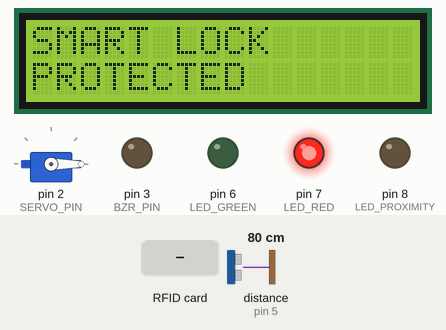
This sketch was run on a simulated Arduino Uno, built with avr-gcc and run on an emulated ATmega328P. Shown: 16×2 character LCD, servo, output pins drawn as LEDs (lit = HIGH). Wiring (inferred from the names in the program): ultrasonic range finder: trigger pin 4; echo pin 5. The inputs (shaded band) are chosen by the test bench; at power-on: distance to the obstacle (sensor on pin 5) 80 cm. The echo pulse lasts 58.3 µs per cm; pins used as bus, display or sensor lines are not drawn; what the sketch prints to the serial monitor is not drawn.

Above: at 1.3 s.
1.4 s: distance to the obstacle (sensor on pin 5) set to 34 cm
2.9 s: distance to the obstacle (sensor on pin 5) set to 27 cm
At 3.4 s:
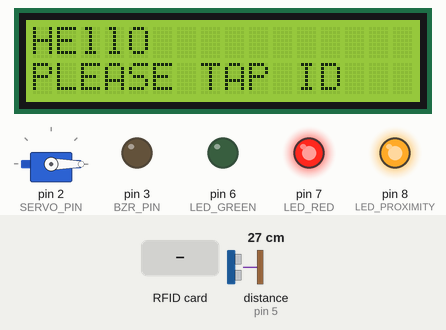
4.4 s: distance to the obstacle (sensor on pin 5) set to 35 cm
At 6.0 s:
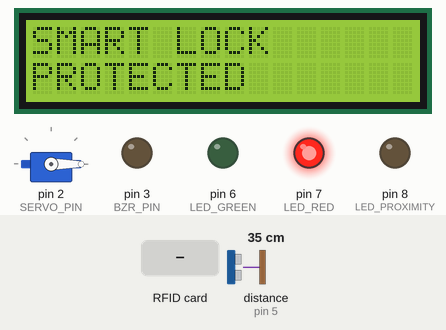
6.9 s: distance to the obstacle (sensor on pin 5) set to 2 cm
At 7.6 s:
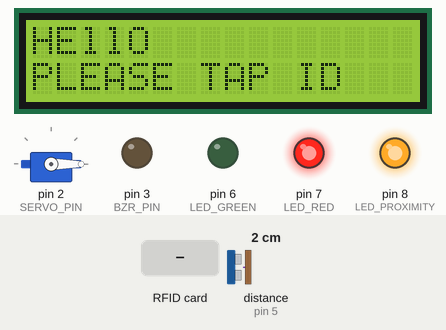
8.4 s: RFID card 73 CE 5C AD held to the reader
At 9.1 s:
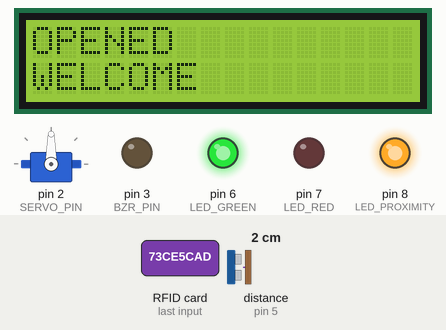
9.9 s: RFID card 5E 7A 19 C4 held to the reader
At 11.2 s:
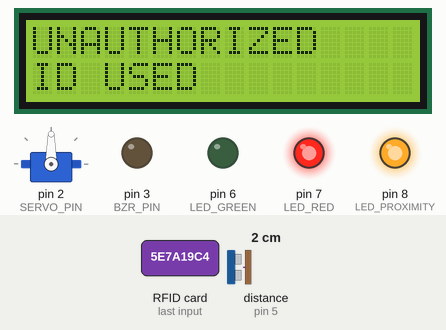
Timing chart, 0 to 14.9 s (numbered marks = the images above; inputs shaded):
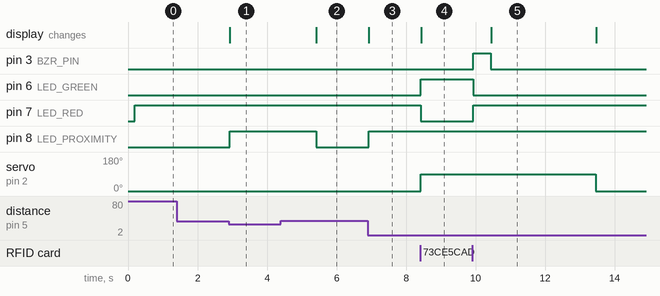

Measured:
- the behaviour switches between 31 and 30 cm on distance to the obstacle (sensor on pin 5) (found by bisection; images 0 and 1)
- after the input at 1.4 s, every drawn part: stays the same
- after the input at 2.9 s, pin 8 (LED_PROXIMITY): LOW → HIGH at once; the display: changes at once (image 1)
- after the input at 4.4 s, pin 8 (LED_PROXIMITY): HIGH → LOW after 1.0 s; the display: changes after 1.0 s (image 2)
- after the input at 6.9 s, pin 8 (LED_PROXIMITY): LOW → HIGH at once; the display: changes at once (image 3)
- after the input at 8.4 s, pin 6 (LED_GREEN): LOW → HIGH at once; pin 7 (LED_RED): HIGH → LOW at once; servo on pin 2 (SERVO_PIN): 0° → 90° at once; the display: changes at once (image 4)
- after the input at 9.9 s, pin 3 (BZR_PIN): LOW → HIGH at once, → LOW 0.50 s later; pin 6 (LED_GREEN): HIGH → LOW after 0.03 s instead of 3.5 s; pin 7 (LED_RED): LOW → HIGH after 0.03 s instead of 3.5 s; the display: changes after 0.55 s (image 5)

The sketch:

jao_midterm.ino
```cpp
#include <SPI.h>
#include <Wire.h>
#include <LiquidCrystal_I2C.h>
#include <MFRC522.h>
#include <Servo.h>

// Pin definitions
#define BZR_PIN         3
#define RST_PIN         9
#define SS_PIN          10
#define SERVO_PIN       2
#define TRIG_PIN        4
#define ECHO_PIN        5
#define LED_GREEN       6
#define LED_RED         7
#define LED_PROXIMITY   8    // New LED for proximity detection

// Constants
#define LOCK_POSITION   0
#define UNLOCK_POSITION 90
#define PROXIMITY_THRESHOLD 30  // Distance in cm to trigger proximity detection
#define LOCK_DELAY     5000    // Time in ms before auto-locking
#define CARD_LENGTH    4       // Length of RFID card UID

// Initialize objects
LiquidCrystal_I2C lcd(0x27, 16, 2);
MFRC522 rfid(SS_PIN, RST_PIN);
Servo lockServo;

// Variables
bool isLocked = true;
bool proximityDetected = false;
unsigned long lastUnlockTime = 0;
unsigned long lastProximityTime = 0;
const unsigned long PROXIMITY_LED_TIMEOUT = 1000; // LED timeout in ms

void setup() {
  // Initialize serial communication
  Serial.begin(9600);

  // Initialize SPI bus
  SPI.begin();

  //  Initialize LCD
  lcd.begin(16, 2);
  lcd.init();
  lcd.backlight();
  lcd.setCursor(0, 0);
  lcd.print("SMART LOCK");
  lcd.setCursor(0, 1);
  lcd.print("PROTECTED");

  // Initialize RFID module
  rfid.PCD_Init();

  // Initialize servo
  lockServo.attach(SERVO_PIN);
  lockServo.write(LOCK_POSITION);

  // Initialize ultrasonic sensor pins
  pinMode(TRIG_PIN, OUTPUT);
  pinMode(ECHO_PIN, INPUT);

  // Initialize output pins
  pinMode(LED_GREEN, OUTPUT);
  pinMode(LED_RED, OUTPUT);
  pinMode(LED_PROXIMITY, OUTPUT);
  pinMode(BZR_PIN, OUTPUT);

  // Initial LED state
  digitalWrite(LED_RED, HIGH);
  digitalWrite(LED_GREEN, LOW);
  digitalWrite(LED_PROXIMITY, LOW);

  Serial.println("Smart Lock System Initialized");
}

void loop() {
  // Check proximity
  float distance = getDistance();

  // Update proximity detection status and LED
  if (distance < PROXIMITY_THRESHOLD) {
    if (!proximityDetected) {
      Serial.println("Motion detected! Distance: " + String(distance) + " cm");
      lcd.clear();
      lcd.setCursor(0, 0);
      lcd.print("HEllO");
      lcd.setCursor(0, 1);
      lcd.print("PLEASE TAP ID");
    }
    proximityDetected = true;
    lastProximityTime = millis();
    digitalWrite(LED_PROXIMITY, HIGH);

    // Check RFID when someone is near
    checkRFID();
  } else {
    // Turn off proximity LED after timeout
    if (proximityDetected && (millis() - lastProximityTime > PROXIMITY_LED_TIMEOUT)) {
      lcd.clear();
      lcd.setCursor(0, 0);
      lcd.print("SMART LOCK");
      lcd.setCursor(0, 1);
      lcd.print("PROTECTED");

      proximityDetected = false;
      digitalWrite(LED_PROXIMITY, LOW);
    }
  }

  // Auto-lock after delay
  if (!isLocked && (millis() - lastUnlockTime > LOCK_DELAY)) {
    lock();
  }
}

float getDistance() {
  // Clear the TRIG_PIN
  digitalWrite(TRIG_PIN, LOW);
  delayMicroseconds(2);

  // Send ultrasonic pulse
  digitalWrite(TRIG_PIN, HIGH);
  delayMicroseconds(10);
  digitalWrite(TRIG_PIN, LOW);

  // Read the ECHO_PIN
  long duration = pulseIn(ECHO_PIN, HIGH);

  // Calculate distance in cm
  return duration * 0.034 / 2;
}

void checkRFID() {
  if (rfid.PICC_IsNewCardPresent() && rfid.PICC_ReadCardSerial()) { // NUID has been readed
    Serial.print("UID:");
    String TagID = "";
    for(byte i = 0; i < rfid.uid.size; i++){
      TagID += String(rfid.uid.uidByte[i] < 0x10 ? "0" : "");
      TagID += String(rfid.uid.uidByte[i], HEX);
      TagID.toUpperCase();
    }
    Serial.println(TagID);

    if(TagID == "73CE5CAD"){
      digitalWrite(LED_GREEN, HIGH);
      digitalWrite(LED_RED, LOW);
      digitalWrite(LED_PROXIMITY, HIGH);
      unlock();
    }
    else if(TagID != "73CE5CAD"){
      digitalWrite(LED_GREEN, LOW);
      digitalWrite(LED_RED, HIGH);
      digitalWrite(LED_PROXIMITY, HIGH);
      digitalWrite(BZR_PIN, HIGH);
      delay(500);
      digitalWrite(BZR_PIN, LOW);
      lcd.clear();
      lcd.setCursor(0, 0);
      lcd.print("UNAUTHORIZED");
      lcd.setCursor(0, 1);
      lcd.print("ID USED");
    }
  }
}

void unlock() {
  Serial.println("Unlocking...");
  lockServo.write(UNLOCK_POSITION);
  digitalWrite(LED_RED, LOW);
  digitalWrite(LED_GREEN, HIGH);

  lcd.clear();
  lcd.setCursor(0,0);
  lcd.print("OPENED");
  lcd.setCursor(0,1);
  lcd.print("WELCOME");

  isLocked = false;
  lastUnlockTime = millis();
}

void lock() {
  Serial.println("Locking...");
  lockServo.write(LOCK_POSITION);
  digitalWrite(LED_RED, HIGH);
  digitalWrite(LED_GREEN, LOW);

  lcd.clear();
  lcd.setCursor(0, 0);
  lcd.print("AUTO LOCKED");
  delay(3000);
  lcd.clear();
  lcd.setCursor(0, 0);
  lcd.print("SMART LOCK");
  lcd.setCursor(0, 1);
  lcd.print("PROTECTED");

  isLocked = true;
}
```
